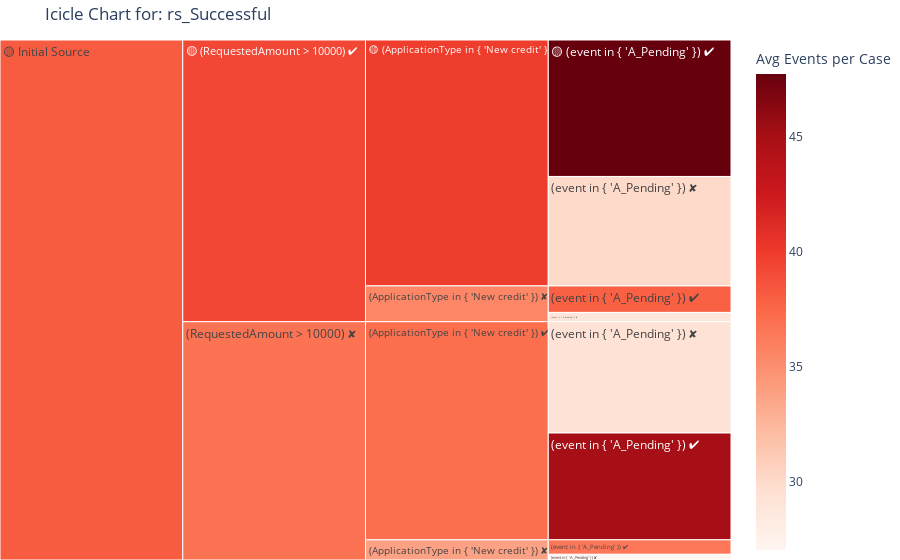

This figure's notebook cell:
### Code cell
icicle('rs_Successful', log_view, metric='avg_events_per_case', details=False)

### Figure 1 — Plotly figure (JSON) as saved in the notebook; plotly's stock layout.template omitted (floating-point values rounded to 4 significant figures)
{"data": [{"branchvalues": "total", "customdata": [["8,270", "47.71", 47.71], ["6,632", "30.08", 30.08], ["1,606", "37.92", 37.92], ["561", "28.85", 28.85], ["6,473", "45.04", 45.04], ["6,745", "29.37", 29.37], ["879", "36.55", 36.55], ["343", "27.06", 27.06], ["(?)", "(?)", 39.87], ["(?)", "(?)", 35.57], ["(?)", "(?)", 37.04], ["(?)", "(?)", 33.89], ["(?)", "(?)", 39.32], ["(?)", "(?)", 36.78], ["(?)", "(?)", 38.16]], "domain": {"x": [0, 1], "y": [0, 1]}, "hoverinfo": "skip", "ids": ["🟡 Initial Source/🟡 (RequestedAmount > 10000) ✔/🟡 (ApplicationType in { 'New credit' }) ✔/🟡 (event in { 'A_Pending' }) ✔", "🟡 Initial Source/🟡 (RequestedAmount > 10000) ✔/🟡 (ApplicationType in { 'New credit' }) ✔/(event in { 'A_Pending' }) ✘", "🟡 Initial Source/🟡 (RequestedAmount > 10000) ✔/(ApplicationType in { 'New credit' }) ✘/(event in { 'A_Pending' }) ✔", "🟡 Initial Source/🟡 (RequestedAmount > 10000) ✔/(ApplicationType in { 'New credit' }) ✘/(event in { 'A_Pending' }) ✘", "🟡 Initial Source/(RequestedAmount > 10000) ✘/(ApplicationType in { 'New credit' }) ✔/(event in { 'A_Pending' }) ✔", "🟡 Initial Source/(RequestedAmount > 10000) ✘/(ApplicationType in { 'New credit' }) ✔/(event in { 'A_Pending' }) ✘", "🟡 Initial Source/(RequestedAmount > 10000) ✘/(ApplicationType in { 'New credit' }) ✘/(event in { 'A_Pending' }) ✔", "🟡 Initial Source/(RequestedAmount > 10000) ✘/(ApplicationType in { 'New credit' }) ✘/(event in { 'A_Pending' }) ✘", "🟡 Initial Source/🟡 (RequestedAmount > 10000) ✔/🟡 (ApplicationType in { 'New credit' }) ✔", "🟡 Initial Source/🟡 (RequestedAmount > 10000) ✔/(ApplicationType in { 'New credit' }) ✘", "🟡 Initial Source/(RequestedAmount > 10000) ✘/(ApplicationType in { 'New credit' }) ✔", "🟡 Initial Source/(RequestedAmount > 10000) ✘/(ApplicationType in { 'New credit' }) ✘", "🟡 Initial Source/🟡 (RequestedAmount > 10000) ✔", "🟡 Initial Source/(RequestedAmount > 10000) ✘", "🟡 Initial Source"], "labels": ["🟡 (event in { 'A_Pending' }) ✔", "(event in { 'A_Pending' }) ✘", "(event in { 'A_Pending' }) ✔", "(event in { 'A_Pending' }) ✘", "(event in { 'A_Pending' }) ✔", "(event in { 'A_Pending' }) ✘", "(event in { 'A_Pending' }) ✔", "(event in { 'A_Pending' }) ✘", "🟡 (ApplicationType in { 'New credit' }) ✔", "(ApplicationType in { 'New credit' }) ✘", "(ApplicationType in { 'New credit' }) ✔", "(ApplicationType in { 'New credit' }) ✘", "🟡 (RequestedAmount > 10000) ✔", "(RequestedAmount > 10000) ✘", "🟡 Initial Source"], "marker": {"coloraxis": "coloraxis", "colors": [47.71, 30.08, 37.92, 28.85, 45.04, 29.37, 36.55, 27.06, 39.87, 35.57, 37.04, 33.89, 39.32, 36.78, 38.16]}, "name": "", "parents": ["🟡 Initial Source/🟡 (RequestedAmount > 10000) ✔/🟡 (ApplicationType in { 'New credit' }) ✔", "🟡 Initial Source/🟡 (RequestedAmount > 10000) ✔/🟡 (ApplicationType in { 'New credit' }) ✔", "🟡 Initial Source/🟡 (RequestedAmount > 10000) ✔/(ApplicationType in { 'New credit' }) ✘", "🟡 Initial Source/🟡 (RequestedAmount > 10000) ✔/(ApplicationType in { 'New credit' }) ✘", "🟡 Initial Source/(RequestedAmount > 10000) ✘/(ApplicationType in { 'New credit' }) ✔", "🟡 Initial Source/(RequestedAmount > 10000) ✘/(ApplicationType in { 'New credit' }) ✔", "🟡 Initial Source/(RequestedAmount > 10000) ✘/(ApplicationType in { 'New credit' }) ✘", "🟡 Initial Source/(RequestedAmount > 10000) ✘/(ApplicationType in { 'New credit' }) ✘", "🟡 Initial Source/🟡 (RequestedAmount > 10000) ✔", "🟡 Initial Source/🟡 (RequestedAmount > 10000) ✔", "🟡 Initial Source/(RequestedAmount > 10000) ✘", "🟡 Initial Source/(RequestedAmount > 10000) ✘", "🟡 Initial Source", "🟡 Initial Source", ""], "type": "icicle", "values": [8270.0, 6632.0, 1606.0, 561.0, 6473.0, 6745.0, 879.0, 343.0, 14900.0, 2167.0, 13220.0, 1222.0, 17070.0, 14440.0, 31510.0]}], "layout": {"coloraxis": {"colorbar": {"title": {"text": "Avg Events per Case"}}, "colorscale": [[0, "rgb(255,245,240)"], [0.125, "rgb(254,224,210)"], [0.25, "rgb(252,187,161)"], [0.375, "rgb(252,146,114)"], [0.5, "rgb(251,106,74)"], [0.625, "rgb(239,59,44)"], [0.75, "rgb(203,24,29)"], [0.875, "rgb(165,15,21)"], [1, "rgb(103,0,13)"]]}, "legend": {"tracegroupgap": 0}, "margin": {"b": 0, "l": 0, "r": 0, "t": 40}, "title": {"text": "Icicle Chart for: rs_Successful"}}}
